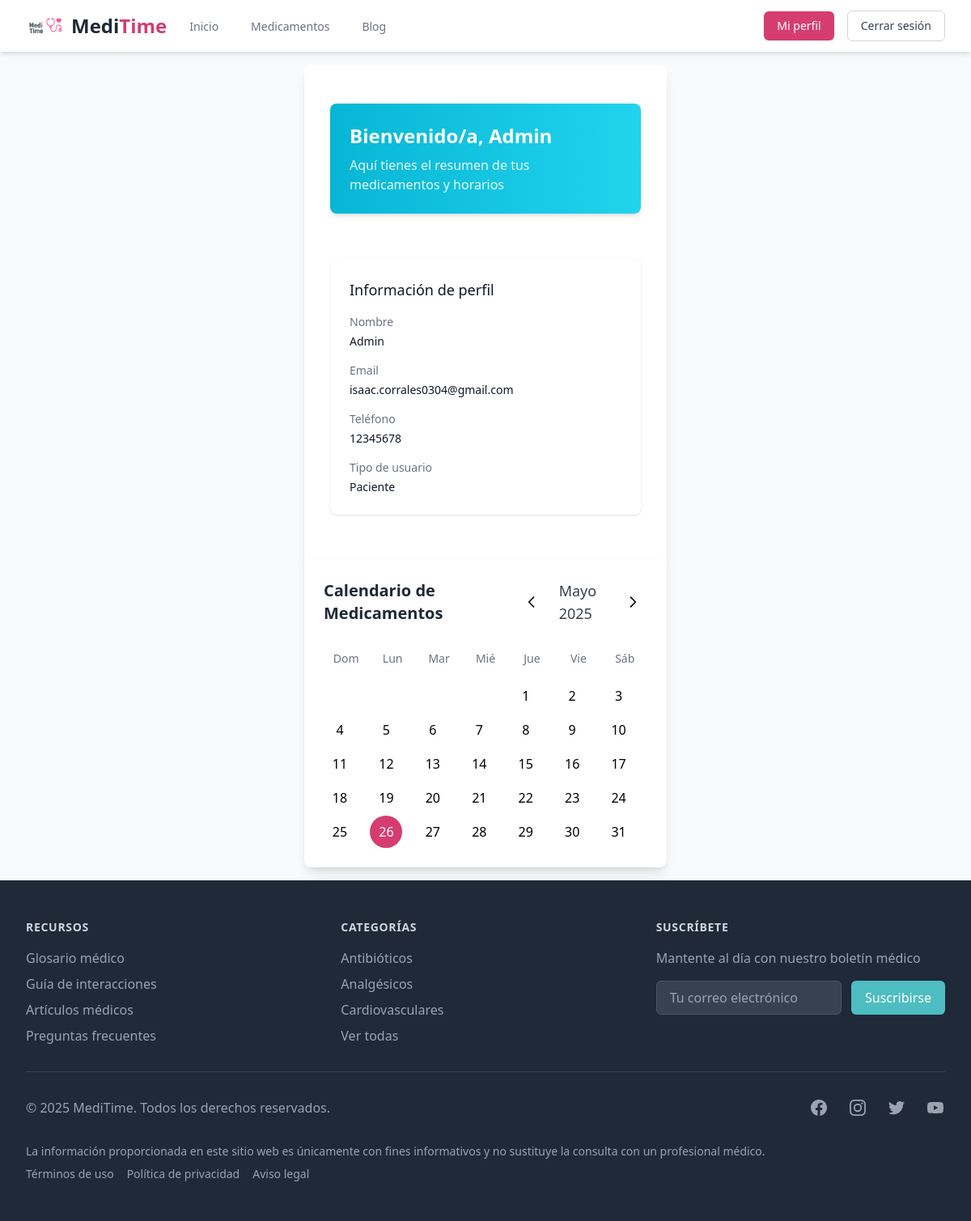
The page /dashboard (signed in) on the database as committed earlier.
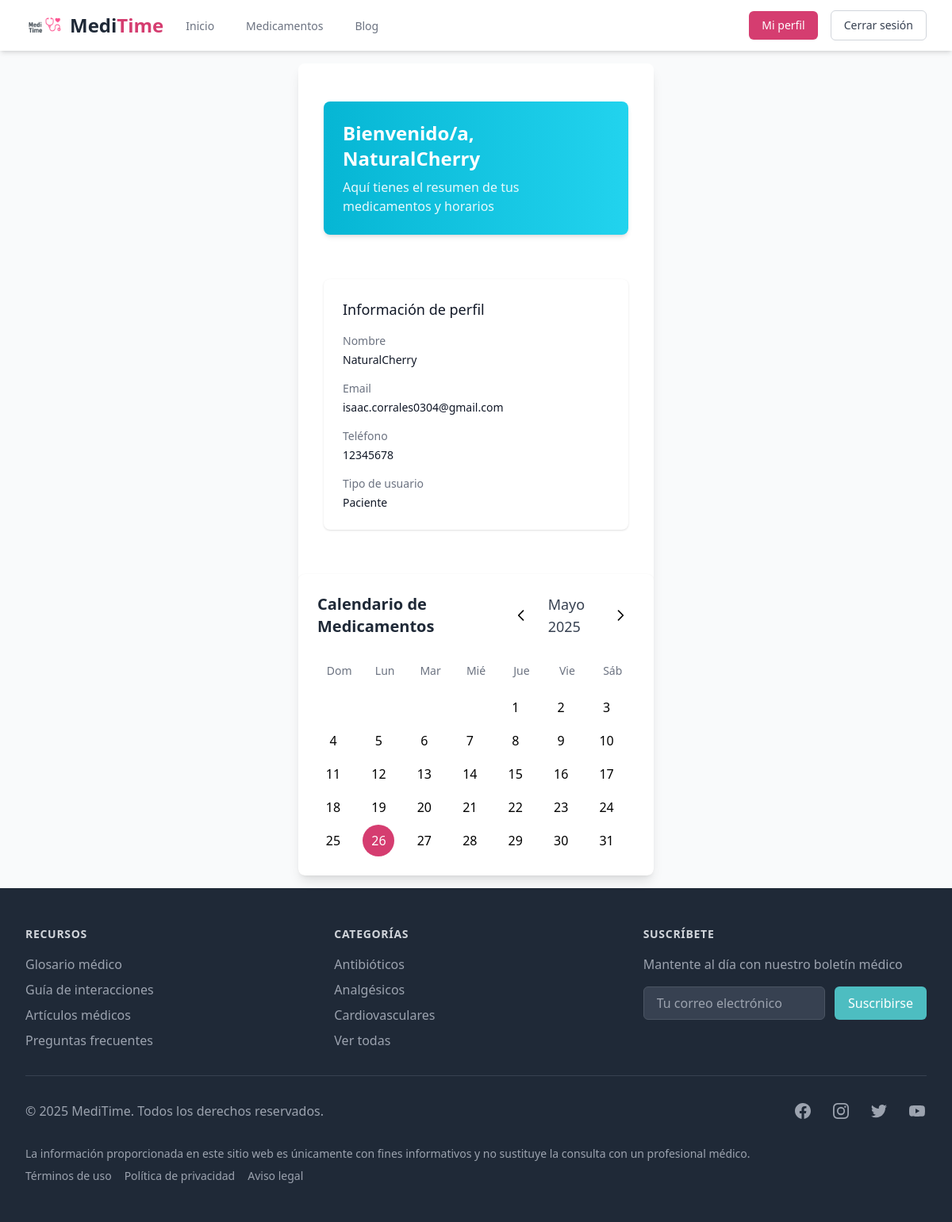
The same page on the database as committed later.
### tables this page shows
CREATE TABLE Usuarios(
            Id INTEGER PRIMARY KEY AUTOINCREMENT,
            Username VARCHAR(25) NOT NULL, 
            Email VARCHAR(100) NOT NULL, 
            Number VARCHAR(100) NOT NULL,
            Type VARCHAR(100) NOT NULL,
            Password VARCHAR(255) NOT NULL

        );

### server.py (the view)
@app.route('/dashboard')
def dashboard():
    user = session.get('user_id')
    userdata = my_db.get_usuario(user)
    print(userdata)
    return render_template('dashboard.html', userdata=userdata)

### database.py (called while the page is built)
    def _get_connection(self):
        if not hasattr(self._local, 'connection'):
            print(f"Creando conexión para hilo: {threading.current_thread().ident}")
            self._local.connection = sqlite3.connect('database.db')
        return self._local.connection

    def _get_cursor(self):
        return self._get_connection().cursor()

### templates/dashboard.html (shortened to what this page needs)
{% extends 'template.html' %}
{% block content %}
<main class="flex items-center justify-center p-4">
    <div class="bg-white rounded-lg shadow-lg w-full max-w-md overflow-hidden">
        <div class="flex-grow">
            <div class="max-w-7xl mx-auto py-6 sm:px-6 lg:px-8">
                <div class="px-4 py-6 sm:px-0 mb-8">
                    <div class="bg-gradient-to-r from-cyan-500 to-cyan-400 rounded-lg shadow-md p-6">
                        <h1 class="text-2xl font-bold text-white">Bienvenido/a, {{ userdata.nombre }}</h1>
                        <p class="text-white text-opacity-90 mt-2">
                            {% if userdata.tipo == 'paciente' %}
                                Aquí tienes el resumen de tus medicamentos y horarios
                            {% elif userdata.tipo == 'cuidador' %}
                                Aquí puedes ver los medicamentos de tus pacientes
                            {% elif userdata.tipo == 'profesional' %}
                                Panel para gestionar medicamentos y pacientes
                            {% endif %}
                        </p>
                    </div>
                </div>
                <div class="px-4 sm:px-0 mb-8">
                    <div class="bg-white shadow rounded-lg overflow-hidden">
                        <div class="px-4 py-5 sm:p-6">
                            <h2 class="text-lg font-medium text-gray-900 mb-4">Información de perfil</h2>
                            <div class="grid grid-cols-1 md:grid-cols-1 gap-4">
                                <div class="space-y-1">
                                    <p class="text-sm font-medium text-gray-500">Nombre</p>
                                    <p class="text-sm text-gray-900">{{ userdata.nombre }}</p>
                                </div>
                                <div class="space-y-1">
                                    <p class="text-sm font-medium text-gray-500">Email</p>
                                    <p class="text-sm text-gray-900">{{ userdata.email }}</p>
                                </div>
                                <div class="space-y-1">
                                    <p class="text-sm font-medium text-gray-500">Teléfono</p>
                                    <p class="text-sm text-gray-900">{{ userdata.telefono }}</p>
                                </div>
                                <div class="space-y-1">
                                    <p class="text-sm font-medium text-gray-500">Tipo de usuario</p>
                                    <p class="text-sm text-gray-900">{{ userdata.tipo|capitalize }}</p>
                                </div>
                            </div>
                        </div>
                    </div>
                </div>
            </div>
        </div>
                    <div class="flex gap-6">
                        <div class="flex-1">
                            <div class="bg-white shadow rounded-lg p-6">
                                <div class="flex items-center justify-between mb-6">
                                    <h2 class="text-xl font-semibold text-gray-800">Calendario de Medicamentos</h2>
                                    <div class="flex items-center space-x-4">
                                        <button id="prevMonth" class="p-2 rounded-full hover:bg-gray-100">
                                            <svg class="w-5 h-5" fill="none" stroke="currentColor" viewBox="0 0 24 24">
                                                <path stroke-linecap="round" stroke-linejoin="round" stroke-width="2" d="M15 19l-7-7 7-7"></path>
                                            </svg>
                                        </button>
                                        <h3 id="currentMonth" class="text-lg font-medium text-gray-700"></h3>
                                        <button id="nextMonth" class="p-2 rounded-full hover:bg-gray-100">
                                            <svg class="w-5 h-5" fill="none" stroke="currentColor" viewBox="0 0 24 24">
                                                <path stroke-linecap="round" stroke-linejoin="round" stroke-width="2" d="M9 5l7 7-7 7"></path>
                                            </svg>
                                        </button>
                                    </div>
                                </div>
                                <div class="calendar-grid mb-2">
                                    <div class="text-center text-sm font-medium text-gray-500 py-2">Dom</div>
                                    <div class="text-center text-sm font-medium text-gray-500 py-2">Lun</div>
                                    <div class="text-center text-sm font-medium text-gray-500 py-2">Mar</div>
                                    <div class="text-center text-sm font-medium text-gray-500 py-2">Mié</div>
                                    <div class="text-center text-sm font-medium text-gray-500 py-2">Jue</div>
                                    <div class="text-center text-sm font-medium text-gray-500 py-2">Vie</div>
                                    <div class="text-center text-sm font-medium text-gray-500 py-2">Sáb</div>
                                </div>
                                <div id="calendarDays" class="calendar-grid"></div>
                            </div>
                        </div>
                    </div>
                </div>
    </main>
</body>
</html>
{% endblock %}

### templates/template.html (shortened to what this page needs)
<!DOCTYPE html>
<html lang="en">
<head>
    <script src="https://cdn.tailwindcss.com"></script>
    <link rel="stylesheet" href="{{ url_for('static', filename='css/template.css') }}">
</head>
<body>
    <nav class="bg-white shadow-md" x-data="{ open: false }">
        <div class="max-w-7xl mx-auto px-4 sm:px-6 lg:px-8">
            <div class="flex justify-between h-16">
                <div class="flex">
                    <div class="flex-shrink-0 flex items-center cursor-pointer"
                        onclick="window.location.href='{{ url_for('index') }}'">
                        <img src="{{ url_for('static', filename='imgs/logo.png') }}" alt="Logo"
                            class="h-10 md:h-12 w-auto object-contain" />
                        <span class="ml-2 text-xl md:text-2xl font-bold text-gray-800">Medi<span
                                class="text-primary">Time</span></span>
                    </div>
                    <div class="hidden sm:ml-6 sm:flex sm:space-x-8">
                        <a href="{{ url_for('index') }}"
                            class="{% if request.endpoint == 'index' %}border-primary text-gray-900{% else %}border-transparent text-gray-500 hover:border-gray-300 hover:text-gray-700{% endif %} inline-flex items-center px-1 pt-1 border-b-2 text-sm font-medium">
                            Inicio
                        </a>
                        <a href="{{ url_for('medicamentos') }}"
                            class="{% if request.endpoint == 'medicamentos' %}border-primary text-gray-900{% else %}border-transparent text-gray-500 hover:border-gray-300 hover:text-gray-700{% endif %} inline-flex items-center px-1 pt-1 border-b-2 text-sm font-medium">
                            Medicamentos
                        </a>
                        <a href="#"
                            class="border-transparent text-gray-500 hover:border-gray-300 hover:text-gray-700 inline-flex items-center px-1 pt-1 border-b-2 text-sm font-medium">
                            Blog
                        </a>
                    </div>
                </div>
                <div class="hidden sm:flex sm:items-center">
                    {% if session.user_id %}
                    <a href="{{ url_for('dashboard') }}"
                        class="mr-4 bg-primary hover:bg-primary-light px-4 py-2 text-sm font-medium text-white rounded-md shadow-sm transition-colors">
                        Mi perfil
                    </a>
                    <a href="{{ url_for('logout') }}"
                        class="bg-white px-4 py-2 text-sm font-medium text-gray-700 hover:bg-gray-50 rounded-md border border-gray-300 transition-colors">
                        Cerrar sesión
                    </a>
                    {% endif %}
                </div>
            </div>
        </div>
    </nav>
    <main>
        {% block content %}{% endblock %}
    <footer class="bg-gray-800 text-white">
        <div class="max-w-7xl mx-auto py-12 px-4 sm:px-6 lg:px-8">
            <div class="grid grid-cols-1 md:grid-cols-3 gap-8">
                <div>
                    <h3 class="text-sm font-semibold text-gray-300 tracking-wider uppercase">Recursos</h3>
                    <ul class="mt-4 space-y-2">
                        <li><a href="#" class="footer-link text-base text-gray-400 hover:text-white">Glosario médico</a>
                        </li>
                        <li><a href="#" class="footer-link text-base text-gray-400 hover:text-white">Guía de
                                interacciones</a></li>
                        <li><a href="#" class="footer-link text-base text-gray-400 hover:text-white">Artículos
                                médicos</a></li>
                        <li><a href="#" class="footer-link text-base text-gray-400 hover:text-white">Preguntas
                                frecuentes</a></li>
                    </ul>
                </div>
                <div>
                    <h3 class="text-sm font-semibold text-gray-300 tracking-wider uppercase">Categorías</h3>
                    <ul class="mt-4 space-y-2">
                        <li><a href="#" class="footer-link text-base text-gray-400 hover:text-white">Antibióticos</a>
                        </li>
                        <li><a href="#" class="footer-link text-base text-gray-400 hover:text-white">Analgésicos</a>
                        </li>
                        <li><a href="#"
                                class="footer-link text-base text-gray-400 hover:text-white">Cardiovasculares</a></li>
                        <li><a href="#" class="footer-link text-base text-gray-400 hover:text-white">Ver todas</a></li>
                    </ul>
                </div>
                <div>
                    <h3 class="text-sm font-semibold text-gray-300 tracking-wider uppercase">Suscríbete</h3>
                    <p class="mt-4 text-base text-gray-400">Mantente al día con nuestro boletín médico</p>
                    <form class="mt-4 sm:flex" action="{{ url_for('enviar_correo') }}" method="get">
                        <input type="email" name="correo" id="email"
                            class="appearance-none min-w-0 w-full bg-gray-700 border border-gray-600 rounded-md py-2 px-4 text-base text-white placeholder-gray-400 focus:outline-none focus:ring-2 focus:ring-secondary focus:border-secondary"
                            placeholder="Tu correo electrónico" required>
                        <div class="mt-3 rounded-md sm:mt-0 sm:ml-3 sm:flex-shrink-0">
                            <button type="submit"
                                class="w-full bg-secondary hover:bg-secondary-light flex items-center justify-center border border-transparent rounded-md py-2 px-4 text-base font-medium text-white focus:outline-none focus:ring-2 focus:ring-offset-2 focus:ring-offset-gray-800 focus:ring-secondary">
                                Suscribirse
                            </button>
                        </div>
                    </form>
                </div>
            </div>
            <div class="mt-8 border-t border-gray-700 pt-8 md:flex md:items-center md:justify-between">
                <div class="flex space-x-6 md:order-2">
                    <a href="#" class="text-gray-400 hover:text-white">
                    </a>
                    <a href="#" class="text-gray-400 hover:text-white">
                    </a>
                    <a href="#" class="text-gray-400 hover:text-white">
                    </a>
                    <a href="#" class="text-gray-400 hover:text-white">
                    </a>
                </div>
                <p class="mt-8 text-base text-gray-400 md:mt-0 md:order-1">
                    &copy; 2025 MediTime. Todos los derechos reservados.
                </p>
            </div>
            <div class="mt-8 text-sm text-gray-400">
                <p>La información proporcionada en este sitio web es únicamente con fines informativos y no sustituye la
                    consulta con un profesional médico.</p>
                <div class="mt-2 flex space-x-4">
                    <a href="#" class="hover:text-white">Términos de uso</a>
                    <a href="#" class="hover:text-white">Política de privacidad</a>
                    <a href="#" class="hover:text-white">Aviso legal</a>
                </div>
            </div>
        </div>
    </footer>
</body>
</html>

### static/css/template.css (style rules this page uses)
:root { --primary: #d53d70; --primary-light: #f74f8c; --secondary: #4dbdc1; --secondary-light: #52e2d9; --secondary-lighter: #93efe4; }
body { font-family: 'Segoe UI', Tahoma, Geneva, Verdana, sans-serif; background-color: #f9fafb; }
.bg-primary { background-color: var(--primary); }
.bg-secondary { background-color: var(--secondary); }
.text-primary { color: var(--primary); }

### templates/dashboard.html (style rules this page uses)
:root { --primary: #d53d70; --primary-light: #f74f8c; --secondary: #4dbdc1; --secondary-light: #52e2d9; --secondary-lighter: #93efe4; }
.bg-primary { background-color: var(--primary); }
.bg-secondary { background-color: var(--secondary); }
.text-primary { color: var(--primary); }
.calendar-grid { display: grid; grid-template-columns: repeat(7, 1fr); gap: 2px; }

Rows that differ between the two databases and show on the page:
changed Usuarios "isaac.corrales0304@gmail.com": nombre "Admin" → "NaturalCherry"
